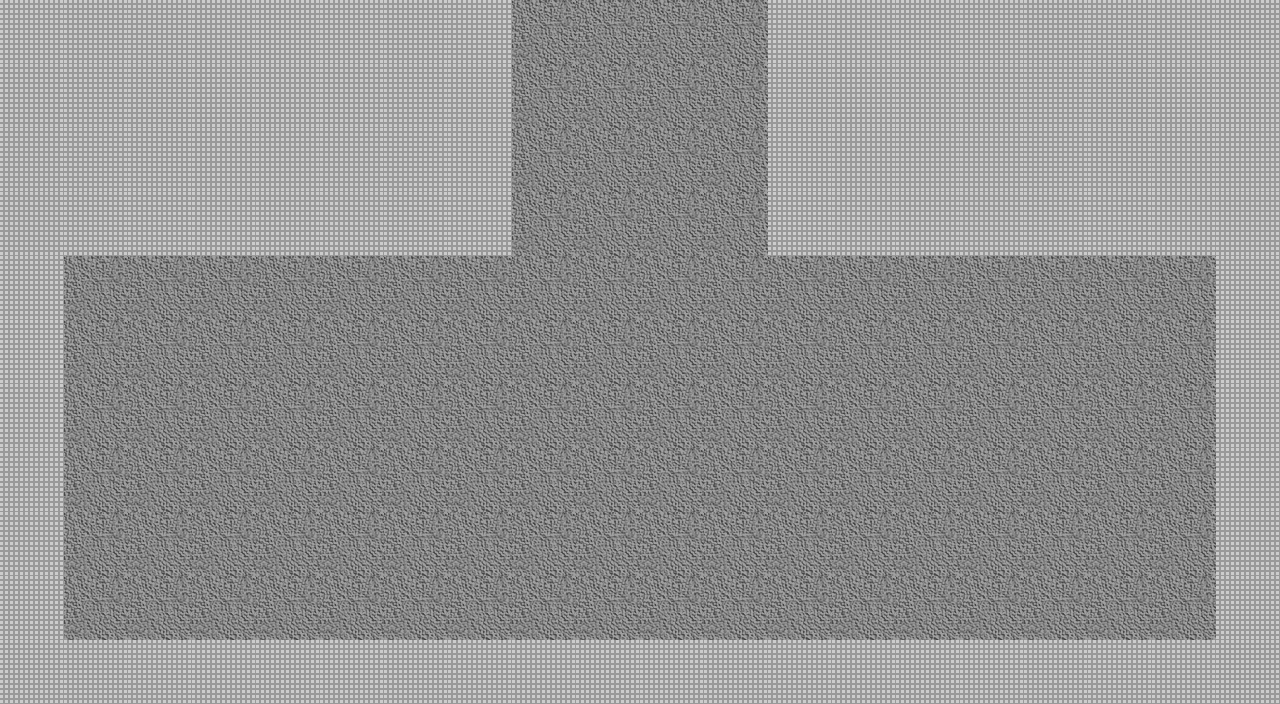

A 2D game scene composited from a Tiled map and its tileset images. What follows is a short description and the map's XML, with each tile layer's data collapsed to a summary:
An orthogonal 20x11 tile map with 64x64 px tiles, 2 tile layers (Floor, Wall), 3 tilesets and 7 objects.

<map version="1.0" orientation="orthogonal" renderorder="right-down" width="20" height="11" tilewidth="64" tileheight="64" nextobjectid="32">
 <properties>
  <property name="unity:resource" value="True" />
  <property name="unity:tag" value="Room" />
 </properties>
 <tileset firstgid="1" source="DungeonTilePH.tsx" />
 <tileset firstgid="3" source="MobSpawner.tsx" />
 <tileset firstgid="8" source="DestructSpawn.tsx" />
 <layer name="Floor" width="20" height="11">
  <properties>
   <property name="unity:sortingLayerName" value="Floor" />
   <property name="unity:tag" value="Floor" />
  </properties>
  <data>[220 cells, 220 non-empty, 1 distinct tile ids]</data>
 </layer>
 <layer name="Wall" width="20" height="11">
  <properties>
   <property name="ChildTag" value="Wall" />
   <property name="unity:tag" value="Wall" />
  </properties>
  <data>[220 cells, 96 non-empty, 1 distinct tile ids]</data>
 </layer>
 <objectgroup name="Destructables">
  <object id="27" gid="8" x="1152" y="320" width="64" height="64" />
  <object id="28" gid="8" x="1152" y="640" width="64" height="64" />
  <object id="29" gid="8" x="64" y="640" width="64" height="64" />
  <object id="31" gid="8" x="64" y="320" width="64" height="64" />
 </objectgroup>
 <objectgroup name="Mobs">
  <object id="24" gid="5" x="384" y="448" width="64" height="64" />
  <object id="25" gid="5" x="832" y="448" width="64" height="64" />
 </objectgroup>
 <objectgroup name="Exits">
  <object id="17" x="512" y="0" width="256" height="32">
   <properties>
    <property name="Exit" value="N" />
   </properties>
  </object>
 </objectgroup>
</map>
